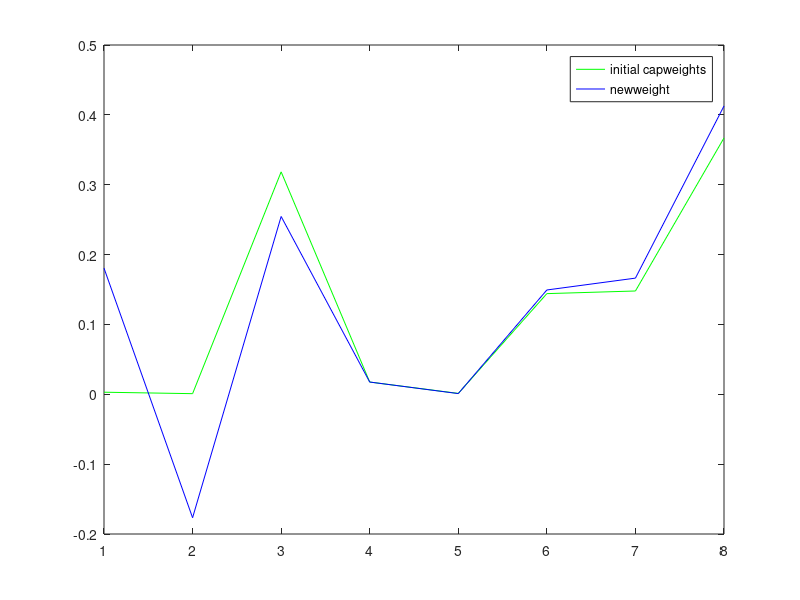

MATLAB code to generate this figure:
load('new.mat');
capweights=zeros(1,8);
for i=1:8
    capweights(1,i)=marketcap(1,i)/sum(marketcap);
end;

rets=zeros(59,8);
for i=1:8
    rets(:,i)=prices(2:end,i)./prices(1:end-1,i)-1;
end

rf=0.0045; %risk free rate 
mu=mean(rets);
sigma=cov(rets-rf);

expected_ret=mu*capweights';
lambda=(expected_ret-rf)/(capweights*sigma*capweights');
pi=lambda*sigma*capweights';
w_pi=inv(lambda*sigma)*pi;

totalcap1=marketcap(1,3)+marketcap(1,5);
weightedpi_1=(marketcap(1,3)/totalcap1)*pi(3,1)+(marketcap(1,5)/totalcap1)*pi(5,1);

totalcap2=marketcap(1,7)+marketcap(1,8);
weightedpi_2=(marketcap(1,7)/totalcap2)*pi(7,1)+(marketcap(1,8)/totalcap2)*pi(8,1);

weighted_difference=weightedpi_2-weightedpi_1;

Q=[0.003;0.001;0.0015];
p=[0,0,0,0,0,1,0,0;-1,1,0,0,0,0,0,0;0,0,-0.9961,0,-0.0039,0,0.2872,0.7128];
tau=0.025;

omega=zeros(3,3);
w1=p(1,:)*sigma*p(1,:)'*tau;
w2=p(2,:)*sigma*p(2,:)'*tau;
w3=p(3,:)*sigma*p(3,:)'*tau;
omega(1,1)=w1;
omega(2,2)=w2;
omega(3,3)=w3;

first=inv(inv(tau*sigma)+p'*inv(omega)*p);
second=[inv(tau*sigma)*pi+p'*inv(omega)*Q];
newreturn=first*second;

newweight=inv(lambda*sigma)*newreturn;%new recommend weight of portofolio

pig=figure;
plot(capweights,'g')
hold on 
plot(newweight,'b')
legend('initial capweights','newweight')
